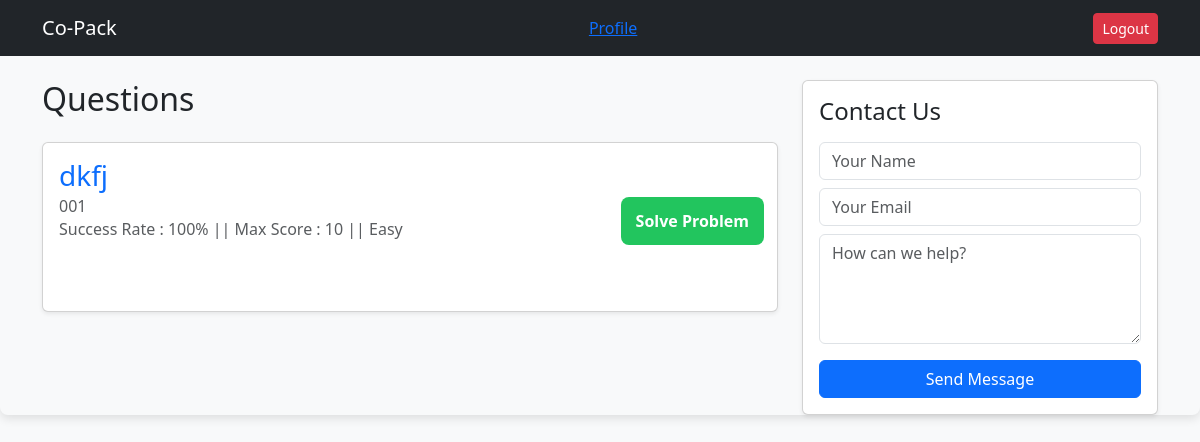
The app's page /student_problem_view, older data.
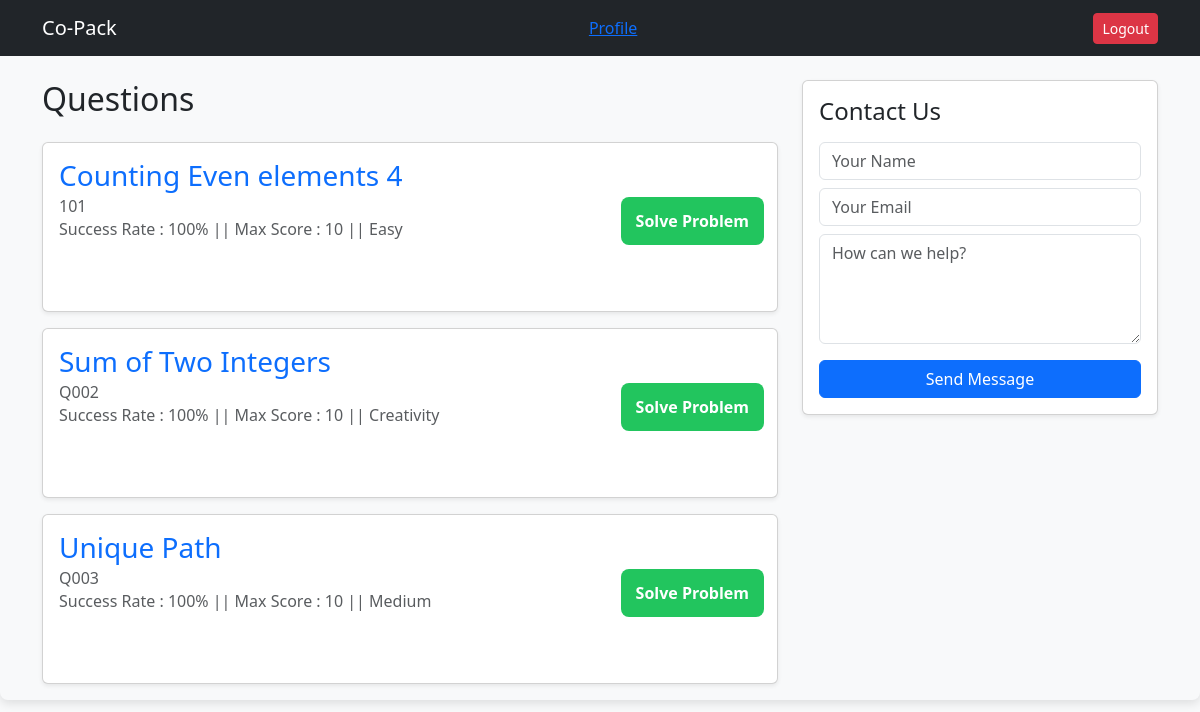
The same page, newer data.
### app.py (models this page shows)
class Question(db.Model):
    id = db.Column(db.Integer, primary_key=True)
    question_id = db.Column(db.String(10), unique=True)
    title = db.Column(db.String(100))
    description = db.Column(db.Text)
    input_format = db.Column(db.Text)
    constraints = db.Column(db.Text)
    output_format = db.Column(db.Text)
    explanation = db.Column(db.Text)
    difficulty = db.Column(db.String(50))
    test_cases = db.relationship('TestCase', backref='question', cascade="all, delete-orphan")

### app.py (the view)
@app.route('/student_problem_view',methods = ['GET','POST'])
def student_problem_view() :
    questions = Question.query.all()
    student = Student.query.all()
    return render_template("student_problem_view.html", questions=questions)

### templates/student_problem_view.html (shortened to what this page needs)
<!DOCTYPE html>
<html>
<html lang="en">
<head>
    <link rel="stylesheet" href="{{ url_for('static', filename='css/student_problem_view.css') }}">
    <link href="https://cdn.jsdelivr.net/npm/bootstrap@5.3.0/dist/css/bootstrap.min.css" rel="stylesheet">
</head>
<body>
    <body class="bg-light">
        <nav class="navbar navbar-dark bg-dark mb-4">
            <div class="container">
                <a class="navbar-brand font-weight-bold" href="#">Co-Pack</a>
                <a href="{{ url_for('student_profile', username=current_user.username) }}">Profile</a>
                <a href="/logout" class="btn btn-danger btn-sm">Logout</a>
            </div>
        </nav>
        <div class="container">
            <div class="row">
                <div class="col-md-8">
                    <h2 class="mb-4">Questions</h2>
                    {% for q in questions %}
                    <div class="card mb-3 shadow-sm">
                        <div class="card-body">
                            <h3 class="card-title text-primary">{{ q.title }}</h3>
                            <h6 class="card-subtitle mb-2 text-muted">{{ q.question_id }} </h6>
                            <h6 class="card-subtitle mb-2 text-muted">Success Rate : 100% || Max Score : 10 || {{
                                q.difficulty }}</h6>
                            <a class="solve_btn" href="{{ url_for('solve_and_compiler_page', id=q.id) }}">Solve
                                Problem</a>
                        </div>
                    </div>
                    {% endfor %}
                </div>
                <div class="col-md-4">
                    <div class="card shadow-sm">
                        <div class="card-body">
                            <h4 class="mb-3">Contact Us</h4>
                            <form action="/contact" method="POST">
                                <input type="text" name="name" class="form-control mb-2" placeholder="Your Name"
                                    required>
                                <input type="email" name="email" class="form-control mb-2" placeholder="Your Email"
                                    required>
                                <textarea name="content" class="form-control mb-3" placeholder="How can we help?"
                                    rows="4" required></textarea>
                                <button class="btn btn-primary w-100">Send Message</button>
                            </form>
                        </div>
                    </div>
                </div>
            </div>
        </div>
    </body>
</html>
</html>

Row changes from the older to the newer data that the page shows:
changed Question "Easy": title "dkfj" → "Counting Even elements 4"; question_id "001" → "101"
added Question: title "Sum of Two Integers", question_id "Q002", difficulty "Creativity"
added Question: title "Unique Path", question_id "Q003", difficulty "Medium"
